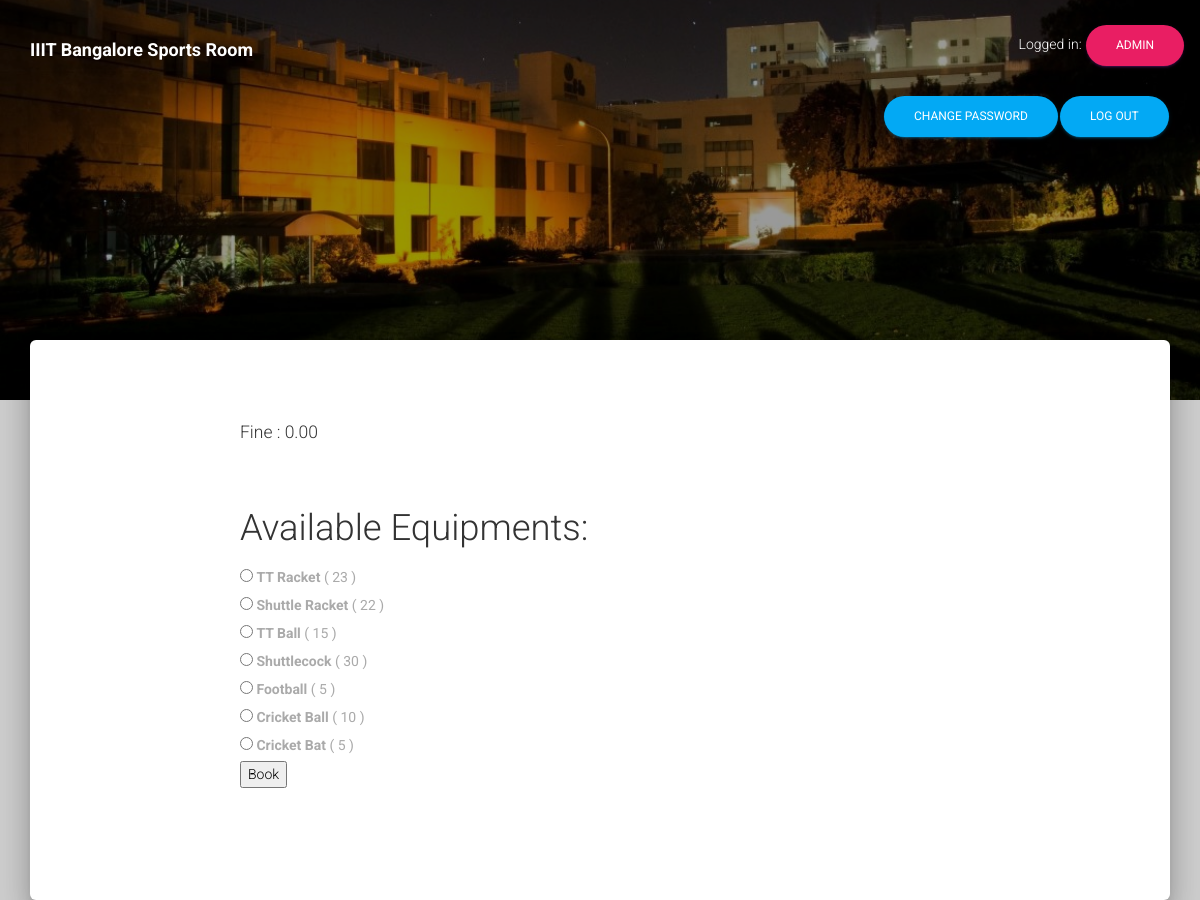
Screenshot of / (signed in) with the database file from the repository.
### equipment/models.py (models this page shows, shortened)
class Student(models.Model):
    user = models.OneToOneField(User, on_delete=models.CASCADE)
    phone_number = models.CharField(max_length=13)
    fine = models.DecimalField(default=Decimal('0.00'), max_digits=7, decimal_places=2)

class Equipment(models.Model):
    category = models.CharField(
        max_length=3,
        choices=category_choices
    )
    n_equipment = models.PositiveIntegerField(default=0)

### equipment/views.py (the view, shortened to what this page needs)
# urls.py: url(r'^$', views.IndexView.as_view(), name='index'),
class IndexView(LoginRequiredMixin, ListView):
    template_name = 'index.html'
    context_object_name = 'all_equipments'
    login_url = '/login/'
    model = models.Equipment
    added_Q = False
    def get_context_data(self, **kwargs):
        context = super(IndexView, self).get_context_data(**kwargs)
        user_fine = models.Student.objects.get(user__username=self.request.user).fine
        extra_context = {'user_fine': user_fine}
        if self.added_Q:
            extra_context['success_q'] = True
        context.update(extra_context)
        return context

### templates/index.html (shortened to what this page needs)
{% extends "base3.html" %}
{% load i18n %}
{% block content %}
    <div>
        <h5>Fine : {{ user_fine }} </h5>
    </div>
    <br/>
    <h2>Available Equipments:</h2>
    <form action="." method="post">
        {% for equipment in object_list %}
            <input type="radio" id="equipment{{ forloop.counter }}" name="equipment" value="{{ equipment.id }}">
            <label for="equipment{{ forloop.counter }}">
                <strong>{{ equipment.get_category_display }} </strong>
                ( {{ equipment.n_equipment }} )
            </label>
            <br/>
        {% endfor %}
        <input type="submit" value="Book">
    </form>
    <br/>
    <br/>
{% endblock %}

### templates/base3.html (shortened to what this page needs)
{% load i18n %}
<!DOCTYPE html>
<html>
<head>
	<link rel="stylesheet" href="http://writ.cmcenroe.me/1.0.4/writ.min.css">
	<link rel="stylesheet" href="/css/login.css">
	<link rel="stylesheet" href="https://maxcdn.bootstrapcdn.com/font-awesome/latest/css/font-awesome.min.css" />
	<link href="/css/bootstrap.min.css" rel="stylesheet" />
	<link href="/css/material-kit.css" rel="stylesheet"/>
	<link href="/css/demo.css" rel="stylesheet"/>
	<link rel="stylesheet" href="/css/bootstrap-select.min.css" media="screen" title="no title">
</head>
<body class="components-page">
	<header>
					{% block header %}
					<nav class="navbar navbar-fixed-top navbar-color-on-scroll navbar-transparent">
						<div class="container">
							<div class="navbar-header">
								<a class="navbar-brand" href="<%= root_path %>"> <font color = "white"><b> IIIT Bangalore Sports Room</b></font> </a>
							</div>
								<div class="collapse navbar-collapse" id="navigation-example">
									<ul class="nav navbar-nav navbar-right">
										{% if user.is_authenticated %}
											<li class="dropdown">{% trans "Logged in" %}: <div class="dropdown-toggle btn btn-raised btn-primary btn-round" data-toggle="dropdown" aria-expanded="false">{{ user.username }} </li></div><br>
													<a style="float:right" class="btn btn-raised btn-round btn-info" href="{% url 'logout' %}">{% trans "Log out" %}</a>
													<a style="float:right" class="btn btn-raised btn-round btn-info" href="{% url 'password_change' %}">{% trans "Change password" %}</a>
									{% else %}
											<li><a class="btn btn-raised btn-round btn-info" href="{% url 'login' %}">{% trans "Log in" %}</a></li>
									{% endif %}
					</nav>
			{% endblock %}
	</header>
  <div class="wrapper">
    <div class="header header-filter" style="background-image: url('/img/7.jpg');">
  		<div class="container">
  			<div class="row">
  				<div class="col-md-6 col-md-offset-3 brand">
  				</div>
  			</div>
  		</div>
  	</div>
    <div class="main main-raised">
      <div class="container">
          <div class="section section-landing">
            <div class="row">
              <div class="col-md-8 col-md-offset-2">
								<main>
				            {% block content %}{% endblock %}
				        </main>
              </div>
            </div>
          </div>
        </div>
      </div>
  </div>
</body>
</html>

### static/css/demo.css (style rules this page uses)
.components-page .wrapper > .header, .tutorial-page .wrapper > .header { height: 400px; padding-top: 100px; background-size: cover; background-position: center center; }

### rows the page displays
Student: fine "0.00"
Equipment: category "TT Racket", n_equipment "23"
Equipment: category "Shuttle Racket", n_equipment "22"
Equipment: category "TT Ball", n_equipment "15"
Equipment: category "Shuttlecock", n_equipment "30"
Equipment: category "Football", n_equipment "5"
Equipment: category "Cricket Ball", n_equipment "10"
Equipment: category "Cricket Bat", n_equipment "5"

### other values shown
{{ user.username }} "ADMIN"
